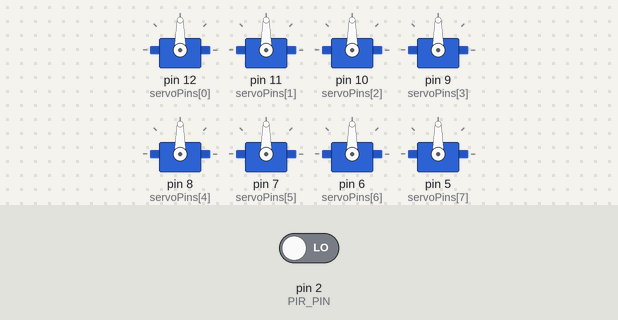
A sketch run on a simulated Arduino Uno, built with avr-gcc and run on an emulated ATmega328P. Parts: 8 × servo. Inputs (shaded band) come from the test bench; at power-on: pin 2 (PIR_PIN) LOW. Random numbers use the default seed unless the sketch sets one; what the sketch prints to the serial monitor is not drawn.

Above: at 2.2 s.
2.3 s: pin 2 (PIR_PIN) driven HIGH
At 2.45 s:
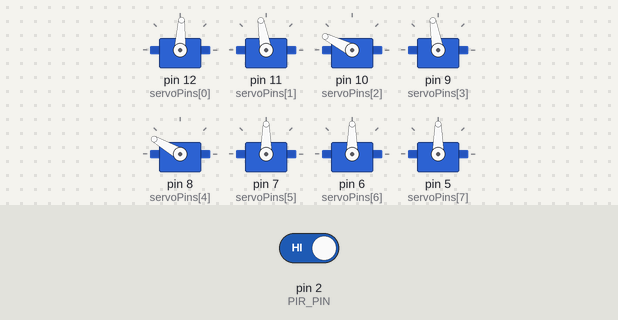
At 3.06 s:
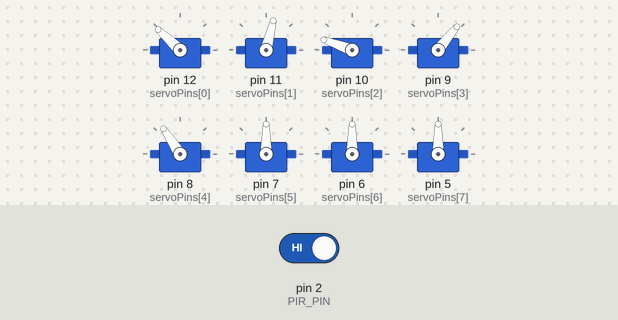
11.3 s: pin 2 (PIR_PIN) driven LOW
At 11.57 s:
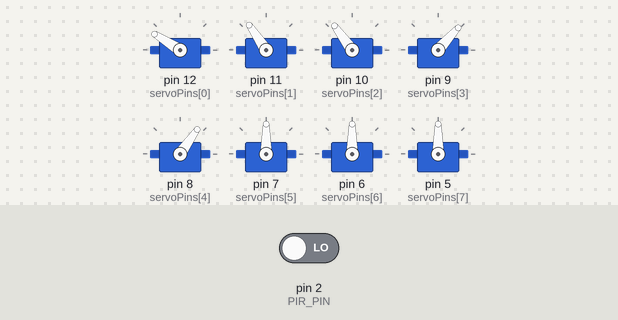
14.3 s: pin 2 (PIR_PIN) driven HIGH
17.3 s: pin 2 (PIR_PIN) driven LOW
20.3 s: pin 2 (PIR_PIN) driven HIGH
Timing chart, 0 to 29.3 s (numbered marks = the images above; inputs shaded):
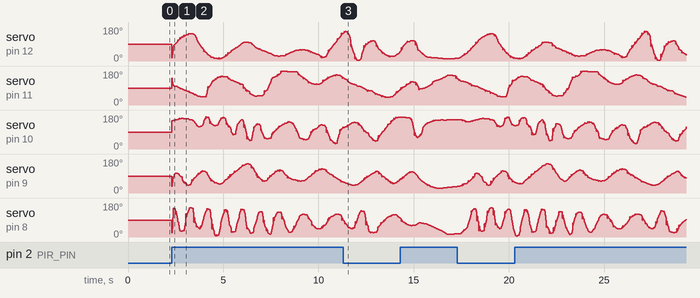

The sketch:

hand_markov_20260323_210533.ino
```cpp
/*
 * 8-Servo Hand Control - Markov Chain Phrase System
 * Generated: 2026-03-23 21:05:33
 * Phrases: 1
 * PIR Sensor: Enabled on pin 2
 *
 * This sketch uses Markov chains to randomly transition between
 * recorded movement phrases, creating organic, non-repetitive behavior.
 *
 * Hardware: 5 Finger Servos + 3 Arm Servos
 * Pin Mapping (reversed order):
 * Pin 12 -> Thumb (servo 0)
 * Pin 11 -> Index (servo 1)
 * Pin 10 -> Middle (servo 2)
 * Pin 9  -> Ring (servo 3)
 * Pin 8  -> Pinky (servo 4)
 * Pin 7  -> Shoulder (servo 5)
 * Pin 6  -> Elbow (servo 6)
 * Pin 5  -> Wrist (servo 7)
 */

#include <Servo.h>

// Servo objects
Servo servo[8];
int servoPins[8] = {12, 11, 10, 9, 8, 7, 6, 5};

// PIR Motion Sensor
const int PIR_PIN = 2;
const unsigned long MOTION_TIMEOUT = 5000; // milliseconds
bool motionDetected = false;
unsigned long lastMotionTime = 0;

// Phrase system
const int NUM_PHRASES = 1;
int currentPhrase = 0;
unsigned long phraseStartTime = 0;

// Transition probability matrix (stored as percentages 0-100)
// Each row represents probabilities of transitioning FROM that phrase TO others
const uint8_t transitionMatrix[NUM_PHRASES][NUM_PHRASES] PROGMEM = {
  {10} // From Phrase 0
};

// ===== PHRASE 0: Current Recording =====
const unsigned long phrase0_duration = 15770;
const int phrase0_layer0_count = 189;
const unsigned long phrase0_layer0_times[] PROGMEM = {11, 581, 643, 698, 750, 804, 893, 950, 1001, 1053, 1108, 1158, 1209, 1262, 1318, 1378, 1430, 1486, 1544, 1597, 1655, 1708, 1769, 1830, 1924, 1985, 2095, 2153, 2209, 2464, 2520, 2576, 2635, 2688, 2749, 2803, 2853, 2904, 2962, 3026, 3084, 3135, 3185, 3240, 3291, 3343, 3451, 3512, 3763, 3942, 3999, 4053, 4129, 4190, 4242, 4295, 4348, 4405, 4461, 4516, 4567, 4641, 4698, 4751, 4813, 4885, 4935, 4985, 5060, 5452, 5510, 5570, 5621, 5673, 5728, 5859, 5915, 5986, 6042, 6211, 6265, 6352, 6407, 6521, 6580, 6681, 6838, 7220, 7283, 7333, 7431, 7482, 7565, 7673, 7734, 7824, 8076, 8389, 8472, 8563, 8614, 8704, 8754, 8875, 8970, 9022, 9082, 9144, 9402, 9456, 9509, 9561, 9613, 9674, 9725, 9777, 9833, 9884, 9937, 9994, 10045, 10096, 10146, 10199, 10251, 10337, 10394, 10524, 10574, 10626, 10682, 10735, 10792, 10852, 10912, 10963, 11014, 11155, 11207, 11264, 11318, 11371, 11422, 11483, 11541, 11601, 11686, 11736, 11854, 11970, 12027, 12083, 12135, 12187, 12244, 12295, 12348, 12401, 12464, 12523, 12574, 12630, 12694, 13044, 13103, 13166, 13230, 13280, 13337, 13389, 13440, 13492, 13553, 13607, 13665, 13768, 13825, 14079, 14140, 14194, 14299, 14351, 14409, 14469, 14528, 14587, 14642, 14721, 15758};
const int phrase0_layer0_servo0[] PROGMEM = {12, 15, 18, 21, 25, 30, 33, 38, 42, 47, 52, 57, 62, 68, 76, 82, 86, 93, 98, 105, 113, 117, 123, 127, 130, 136, 139, 142, 145, 141, 135, 120, 108, 96, 87, 79, 73, 67, 60, 49, 45, 41, 34, 29, 26, 21, 18, 15, 12, 16, 20, 23, 26, 33, 38, 43, 47, 51, 58, 61, 65, 68, 72, 76, 81, 84, 91, 95, 99, 96, 88, 82, 79, 72, 68, 65, 62, 59, 54, 51, 47, 44, 41, 38, 32, 29, 26, 29, 32, 37, 40, 44, 47, 50, 54, 57, 60, 57, 54, 51, 47, 44, 40, 37, 34, 31, 27, 18, 24, 38, 48, 57, 63, 70, 80, 85, 91, 98, 105, 112, 118, 124, 132, 138, 146, 151, 157, 153, 142, 133, 100, 79, 54, 40, 26, 13, 3, 6, 11, 35, 50, 66, 80, 87, 91, 98, 101, 104, 107, 103, 88, 78, 66, 60, 57, 51, 45, 41, 37, 33, 30, 26, 23, 28, 35, 39, 43, 51, 56, 70, 78, 87, 92, 96, 101, 104, 108, 104, 85, 61, 58, 52, 48, 45, 38, 34, 28, 25, 23};
const int phrase0_layer1_count = 178;
const unsigned long phrase0_layer1_times[] PROGMEM = {1, 433, 490, 586, 638, 703, 882, 992, 1062, 1141, 1204, 1259, 1317, 1401, 1566, 1628, 1682, 1756, 1845, 1917, 1979, 2078, 2200, 2257, 2327, 2408, 2480, 2542, 2603, 2669, 2945, 3080, 3139, 3190, 3244, 3300, 3355, 3405, 3461, 3578, 3631, 3696, 3750, 3834, 4211, 4270, 4321, 4375, 4536, 4598, 4703, 4789, 4871, 5008, 5060, 5114, 5172, 5241, 5329, 5380, 5434, 5488, 5570, 5647, 6051, 6105, 6161, 6218, 6269, 6324, 6378, 6431, 6491, 6544, 6599, 6727, 6827, 6890, 6947, 7007, 7062, 7874, 7932, 8005, 8055, 8111, 8197, 8247, 8308, 8362, 8414, 8472, 8529, 8579, 8672, 8882, 9107, 9163, 9215, 9273, 9354, 9407, 9484, 9534, 9615, 9718, 9775, 9874, 10128, 10184, 10245, 10304, 10373, 10435, 10490, 10551, 10602, 10656, 10755, 10884, 10968, 11019, 11244, 11306, 11367, 11430, 11480, 11556, 11821, 11877, 11929, 11981, 12070, 12133, 12229, 12325, 12415, 12508, 12862, 12917, 12977, 13032, 13086, 13144, 13194, 13249, 13312, 13373, 13447, 13506, 13561, 13617, 13668, 13748, 13804, 13871, 14106, 14162, 14213, 14267, 14323, 14421, 14513, 14571, 14845, 14952, 15004, 15155, 15206, 15267, 15344, 15396, 15453, 15508, 15565, 15629, 15699, 15741};
const int phrase0_layer1_servo1[] PROGMEM = {158, 155, 141, 135, 130, 127, 123, 120, 117, 114, 111, 106, 103, 100, 97, 94, 91, 87, 84, 81, 77, 74, 71, 66, 63, 60, 57, 54, 49, 46, 43, 46, 67, 87, 97, 105, 112, 123, 130, 134, 139, 143, 148, 151, 148, 142, 139, 131, 128, 123, 120, 116, 112, 109, 97, 90, 81, 76, 73, 65, 59, 54, 50, 47, 50, 57, 66, 75, 79, 85, 98, 112, 127, 140, 146, 150, 154, 159, 164, 170, 178, 175, 165, 160, 155, 149, 145, 140, 136, 132, 127, 122, 119, 116, 112, 109, 113, 118, 123, 131, 134, 138, 141, 146, 150, 153, 156, 159, 156, 151, 148, 141, 138, 135, 132, 123, 119, 115, 112, 109, 106, 99, 96, 91, 88, 85, 81, 77, 74, 68, 64, 60, 57, 54, 51, 48, 45, 41, 44, 48, 54, 60, 65, 70, 74, 79, 82, 92, 95, 98, 101, 106, 111, 114, 118, 122, 119, 106, 98, 87, 78, 75, 72, 69, 66, 70, 88, 85, 80, 77, 74, 69, 66, 63, 60, 57, 54, 52};
const int phrase0_layer2_count = 212;
const unsigned long phrase0_layer2_times[] PROGMEM = {4, 373, 583, 778, 847, 979, 1047, 1099, 1155, 1208, 1261, 1329, 1382, 1444, 1500, 1635, 1700, 1766, 1818, 1873, 1924, 1992, 2049, 2110, 2276, 2339, 2400, 2459, 2521, 2574, 2635, 2687, 2746, 2808, 2869, 3045, 3101, 3160, 3221, 3278, 3352, 3408, 3469, 3531, 3609, 3713, 3783, 3959, 4021, 4091, 4158, 4209, 4269, 4339, 4407, 4459, 4515, 4570, 4631, 4692, 4742, 4804, 4861, 4929, 4988, 5070, 5141, 5197, 5412, 5472, 5535, 5594, 5664, 5722, 5790, 5843, 5910, 5973, 6047, 6103, 6263, 6318, 6383, 6436, 6498, 6555, 6621, 6673, 6735, 6788, 6850, 6939, 7119, 7181, 7234, 7298, 7352, 7417, 7475, 7546, 7671, 7908, 8019, 8259, 8316, 8381, 8435, 8497, 8553, 8617, 8667, 8730, 8782, 8838, 8892, 9002, 9066, 9121, 9392, 9446, 9511, 9562, 9627, 9722, 9783, 9835, 9894, 9980, 10044, 10104, 10175, 10237, 10347, 10403, 10484, 10548, 10703, 10779, 10984, 11066, 11133, 11192, 11258, 11313, 11369, 11419, 11472, 11531, 11584, 11677, 11734, 11801, 11868, 11942, 12005, 12071, 12168, 12221, 12271, 12326, 12379, 12431, 12481, 12535, 12586, 12646, 12705, 12763, 12824, 12880, 13078, 13132, 13182, 13233, 13289, 13343, 13404, 13456, 13507, 13557, 13609, 13668, 13725, 13783, 13851, 14007, 14064, 14118, 14169, 14225, 14276, 14327, 14379, 14442, 14522, 14575, 14625, 14699, 14780, 14849, 14901, 14959, 15013, 15067, 15157, 15214, 15287, 15395, 15501, 15562, 15698, 15762};
const int phrase0_layer2_servo3[] PROGMEM = {30, 33, 36, 40, 47, 50, 55, 60, 64, 70, 75, 80, 87, 102, 105, 102, 93, 87, 84, 63, 58, 55, 50, 40, 45, 61, 69, 78, 84, 90, 96, 99, 105, 110, 117, 113, 109, 100, 89, 76, 71, 64, 60, 56, 53, 50, 47, 52, 61, 68, 73, 77, 80, 86, 96, 99, 105, 109, 114, 118, 121, 128, 133, 138, 144, 147, 150, 156, 151, 144, 133, 126, 110, 103, 94, 84, 77, 72, 68, 62, 66, 73, 80, 86, 92, 98, 102, 106, 112, 115, 119, 122, 116, 104, 98, 94, 88, 81, 78, 75, 70, 66, 63, 67, 70, 76, 81, 86, 89, 95, 101, 104, 109, 114, 118, 121, 126, 129, 122, 112, 105, 101, 98, 94, 88, 85, 81, 76, 72, 68, 64, 59, 56, 53, 50, 47, 44, 41, 44, 47, 51, 57, 61, 65, 70, 75, 80, 83, 88, 93, 98, 102, 105, 109, 113, 116, 110, 103, 96, 91, 87, 84, 81, 77, 72, 67, 62, 59, 54, 50, 54, 58, 62, 68, 73, 76, 79, 83, 89, 94, 98, 103, 107, 110, 113, 109, 104, 98, 92, 86, 80, 76, 70, 67, 64, 60, 56, 53, 49, 46, 40, 36, 31, 28, 25, 19, 16, 13, 10, 7, 3, 2};
const int phrase0_layer3_count = 200;
const unsigned long phrase0_layer3_times[] PROGMEM = {20, 777, 874, 939, 998, 1279, 1335, 1427, 1586, 1684, 1794, 2167, 2234, 2409, 2462, 2520, 2583, 2645, 2697, 2850, 2907, 2963, 3014, 3073, 3130, 3230, 3284, 3336, 3386, 3438, 3490, 3712, 3766, 3817, 3872, 3969, 4102, 4154, 4204, 4265, 4317, 4373, 4425, 4493, 4625, 4679, 4736, 4786, 4840, 4897, 4975, 5031, 5083, 5136, 5189, 5241, 5300, 5355, 5474, 5531, 5584, 5639, 5694, 5745, 5894, 5950, 6003, 6054, 6105, 6159, 6214, 6270, 6489, 6546, 6598, 6656, 6706, 6759, 6814, 6865, 6915, 6971, 7035, 7088, 7161, 7212, 7373, 7427, 7609, 7660, 7712, 7763, 7814, 7871, 7921, 7973, 8040, 8195, 8288, 8477, 8533, 8584, 8640, 8697, 8748, 8800, 8893, 8946, 9001, 9062, 9113, 9312, 9363, 9414, 9468, 9520, 9571, 9621, 9672, 9723, 9774, 9852, 9952, 10006, 10057, 10109, 10161, 10218, 10271, 10337, 10402, 10499, 10555, 10626, 10679, 10737, 10826, 11095, 11149, 11203, 11257, 11312, 11368, 11455, 11508, 11568, 11626, 11682, 11734, 11786, 11858, 11914, 11967, 12097, 12147, 12202, 12254, 12309, 12360, 12416, 12468, 12521, 12571, 12627, 12679, 12734, 12785, 12840, 12895, 12945, 13001, 13062, 13196, 13742, 13830, 13881, 13935, 13985, 14037, 14090, 14150, 14343, 14400, 14450, 14503, 14561, 14618, 14701, 14755, 14842, 14902, 14957, 15021, 15132, 15220, 15537, 15594, 15654, 15710, 15760};
const int phrase0_layer3_servo2[] PROGMEM = {156, 153, 150, 147, 144, 147, 150, 153, 156, 159, 162, 158, 155, 152, 147, 137, 127, 121, 118, 122, 126, 144, 158, 163, 170, 166, 148, 137, 133, 128, 123, 127, 143, 153, 164, 167, 163, 140, 131, 123, 119, 109, 91, 76, 79, 104, 133, 138, 145, 151, 157, 149, 138, 116, 85, 75, 54, 44, 48, 80, 108, 119, 126, 134, 129, 119, 96, 81, 67, 60, 57, 54, 58, 72, 82, 90, 96, 99, 106, 112, 115, 121, 124, 128, 132, 136, 139, 143, 139, 135, 123, 111, 102, 95, 80, 62, 56, 52, 49, 54, 71, 80, 92, 96, 102, 106, 109, 114, 121, 124, 129, 124, 116, 109, 90, 73, 60, 50, 46, 40, 33, 29, 32, 50, 72, 90, 103, 107, 111, 114, 117, 120, 127, 130, 135, 138, 141, 138, 129, 122, 117, 109, 96, 93, 88, 85, 80, 64, 61, 56, 52, 46, 42, 46, 57, 70, 78, 84, 93, 97, 103, 110, 117, 126, 131, 134, 140, 148, 153, 156, 162, 165, 168, 165, 162, 156, 132, 103, 95, 72, 60, 64, 72, 94, 108, 116, 123, 126, 130, 133, 136, 139, 142, 146, 149, 145, 123, 111, 87, 48};
const int phrase0_layer4_count = 217;
const unsigned long phrase0_layer4_times[] PROGMEM = {5, 689, 745, 796, 847, 904, 963, 1019, 1071, 1125, 1183, 1234, 1286, 1337, 1393, 1482, 1533, 1591, 1649, 1706, 1798, 1934, 1986, 2036, 2094, 2144, 2199, 2255, 2400, 2458, 2516, 2571, 2626, 2677, 2727, 2802, 2853, 2910, 2964, 3014, 3068, 3121, 3174, 3287, 3343, 3398, 3449, 3502, 3559, 3623, 3755, 3813, 3872, 3930, 3987, 4038, 4089, 4154, 4209, 4260, 4316, 4370, 4429, 4485, 4599, 4651, 4702, 4758, 4808, 4863, 4914, 4974, 5085, 5141, 5191, 5243, 5294, 5349, 5400, 5558, 5613, 5671, 5730, 5780, 5832, 5884, 6036, 6089, 6141, 6195, 6248, 6304, 6355, 6413, 6513, 6568, 6619, 6675, 6728, 6782, 6842, 7026, 7076, 7126, 7181, 7232, 7289, 7339, 7392, 7447, 7593, 7650, 7704, 7758, 7809, 7868, 7926, 7980, 8031, 8084, 8164, 8390, 8446, 8496, 8547, 8600, 8652, 8710, 8760, 8816, 8875, 8952, 9167, 9217, 9273, 9328, 9379, 9431, 9482, 9532, 9584, 9635, 9696, 9769, 9832, 9884, 10166, 10226, 10279, 10330, 10386, 10437, 10490, 10566, 10630, 10681, 10799, 10877, 10934, 10987, 11040, 11090, 11149, 11201, 11380, 11433, 11485, 11538, 11595, 11649, 11717, 11846, 12043, 12099, 12156, 12207, 12260, 12313, 12367, 12420, 12472, 12527, 12584, 12639, 12704, 12806, 12862, 12979, 13097, 13147, 13202, 13277, 13334, 13393, 13446, 13547, 13599, 13652, 13725, 13829, 14090, 14145, 14212, 14264, 14326, 14428, 14502, 14660, 14717, 15068, 15149, 15346, 15404, 15462, 15676, 15750, 15763};
const int phrase0_layer4_servo4[] PROGMEM = {14, 18, 23, 29, 35, 38, 46, 51, 64, 82, 102, 127, 138, 146, 152, 148, 124, 87, 75, 33, 30, 35, 71, 94, 123, 136, 152, 156, 151, 119, 78, 64, 54, 50, 44, 48, 58, 84, 102, 118, 135, 144, 149, 143, 105, 85, 45, 27, 8, 5, 11, 43, 74, 102, 121, 134, 144, 147, 133, 112, 63, 55, 31, 26, 29, 35, 67, 87, 102, 128, 143, 146, 142, 120, 64, 51, 44, 36, 20, 24, 49, 69, 88, 104, 125, 135, 132, 99, 77, 51, 47, 34, 20, 13, 18, 50, 76, 102, 109, 124, 132, 129, 116, 97, 86, 69, 50, 41, 32, 24, 28, 40, 45, 57, 68, 82, 94, 106, 113, 117, 121, 116, 100, 97, 91, 84, 70, 61, 55, 50, 46, 43, 47, 53, 60, 64, 68, 76, 84, 94, 101, 106, 110, 113, 116, 121, 118, 105, 90, 86, 77, 69, 61, 52, 49, 43, 46, 50, 67, 80, 101, 112, 127, 138, 135, 115, 98, 65, 56, 29, 26, 23, 26, 45, 55, 61, 70, 75, 79, 85, 88, 96, 103, 106, 109, 112, 116, 119, 116, 110, 105, 101, 94, 84, 78, 75, 70, 66, 63, 60, 63, 68, 72, 79, 82, 85, 88, 92, 95, 98, 101, 104, 111, 114, 117, 120, 120};
int phrase0_layer_indices[5];

void setup() {
  Serial.begin(9600);

  // Attach servos
  for(int i = 0; i < 8; i++) {
    servo[i].attach(servoPins[i]);
    servo[i].write(90);
  }

  // Setup PIR sensor
  pinMode(PIR_PIN, INPUT);
  Serial.println("PIR Motion Sensor enabled on pin 2");

  delay(1000);
  randomSeed(analogRead(A0)); // Seed random from floating analog pin
  Serial.println("Markov Chain Hand Control Ready");
  Serial.print("Phrases loaded: ");
  Serial.println(NUM_PHRASES);

  phraseStartTime = millis();
}

int selectNextPhrase(int currentPhrase) {
  // Read transition probabilities for current phrase from PROGMEM
  int randVal = random(100); // 0-99
  int cumulative = 0;

  for(int i = 0; i < NUM_PHRASES; i++) {
    cumulative += pgm_read_byte(&transitionMatrix[currentPhrase][i]);
    if(randVal < cumulative) {
      return i;
    }
  }

  return 0; // Fallback
}

void loop() {
  // Check PIR sensor
  if(digitalRead(PIR_PIN) == HIGH) {
    motionDetected = true;
    lastMotionTime = millis();
  }

  // Check motion timeout
  if(motionDetected && (millis() - lastMotionTime > MOTION_TIMEOUT)) {
    motionDetected = false;
    Serial.println("No motion detected - pausing");
    // Return to center position
    for(int i = 0; i < 8; i++) {
      servo[i].write(90);
    }
    delay(100);
    return;
  }

  // Only play phrases if motion detected
  if(!motionDetected) {
    delay(100);
    return;
  }

  unsigned long elapsed = millis() - phraseStartTime;
  unsigned long phraseDuration = 0;

  // Get current phrase duration
  switch(currentPhrase) {
    case 0: phraseDuration = phrase0_duration; break;
  }

  // Check if phrase is complete
  if(elapsed >= phraseDuration) {
    // Transition to next phrase using Markov chain
    int nextPhrase = selectNextPhrase(currentPhrase);

    Serial.print("Phrase ");
    Serial.print(currentPhrase);
    Serial.print(" complete. Transitioning to phrase ");
    Serial.println(nextPhrase);

    currentPhrase = nextPhrase;
    phraseStartTime = millis();
    elapsed = 0;

    // Reset all layer indices for new phrase
    if(currentPhrase == 0) { for(int i = 0; i < 5; i++) phrase0_layer_indices[i] = 0; }
  }

  // Play current phrase
  playPhrase(currentPhrase, elapsed);

  delay(5); // 200Hz update rate
}

void playPhrase(int phraseNum, unsigned long elapsed) {
  switch(phraseNum) {
    case 0:
      playPhrase0(elapsed);
      break;
  }
}

void playPhrase0(unsigned long elapsed) {
  unsigned long blendZone = phrase0_duration / 10;
  bool isBlending = elapsed >= (phrase0_duration - blendZone);
  float blendFactor = isBlending ? (float)(elapsed - (phrase0_duration - blendZone)) / blendZone : 0;

  // Layer 0
  if(phrase0_layer_indices[0] < phrase0_layer0_count - 1) {
    unsigned long currentTime = pgm_read_dword(&phrase0_layer0_times[phrase0_layer_indices[0]]);
    unsigned long nextTime = pgm_read_dword(&phrase0_layer0_times[phrase0_layer_indices[0] + 1]);

    if(elapsed >= nextTime) {
      phrase0_layer_indices[0]++;
    }

    float factor = (elapsed >= currentTime && nextTime > currentTime) ? (float)(elapsed - currentTime) / (nextTime - currentTime) : 0;
    if(factor > 1.0) factor = 1.0;

    // Servo 0
    int curr0 = pgm_read_word(&phrase0_layer0_servo0[phrase0_layer_indices[0]]);
    int next0 = pgm_read_word(&phrase0_layer0_servo0[phrase0_layer_indices[0] + 1]);
    int start0 = pgm_read_word(&phrase0_layer0_servo0[0]);
    if(curr0 != -1 && next0 != -1) {
      int interpolated = curr0 + (int)((next0 - curr0) * factor);
      if(isBlending && start0 != -1) {
        interpolated = interpolated * (1.0 - blendFactor) + start0 * blendFactor;
      }
      servo[0].write(interpolated);
    }

  }

  // Layer 1
  if(phrase0_layer_indices[1] < phrase0_layer1_count - 1) {
    unsigned long currentTime = pgm_read_dword(&phrase0_layer1_times[phrase0_layer_indices[1]]);
    unsigned long nextTime = pgm_read_dword(&phrase0_layer1_times[phrase0_layer_indices[1] + 1]);

    if(elapsed >= nextTime) {
      phrase0_layer_indices[1]++;
    }

    float factor = (elapsed >= currentTime && nextTime > currentTime) ? (float)(elapsed - currentTime) / (nextTime - currentTime) : 0;
    if(factor > 1.0) factor = 1.0;

    // Servo 1
    int curr1 = pgm_read_word(&phrase0_layer1_servo1[phrase0_layer_indices[1]]);
    int next1 = pgm_read_word(&phrase0_layer1_servo1[phrase0_layer_indices[1] + 1]);
    int start1 = pgm_read_word(&phrase0_layer1_servo1[0]);
    if(curr1 != -1 && next1 != -1) {
      int interpolated = curr1 + (int)((next1 - curr1) * factor);
      if(isBlending && start1 != -1) {
        interpolated = interpolated * (1.0 - blendFactor) + start1 * blendFactor;
      }
      servo[1].write(interpolated);
    }

  }

  // Layer 2
  if(phrase0_layer_indices[2] < phrase0_layer2_count - 1) {
    unsigned long currentTime = pgm_read_dword(&phrase0_layer2_times[phrase0_layer_indices[2]]);
    unsigned long nextTime = pgm_read_dword(&phrase0_layer2_times[phrase0_layer_indices[2] + 1]);

    if(elapsed >= nextTime) {
      phrase0_layer_indices[2]++;
    }

    float factor = (elapsed >= currentTime && nextTime > currentTime) ? (float)(elapsed - currentTime) / (nextTime - currentTime) : 0;
    if(factor > 1.0) factor = 1.0;

    // Servo 3
    int curr3 = pgm_read_word(&phrase0_layer2_servo3[phrase0_layer_indices[2]]);
    int next3 = pgm_read_word(&phrase0_layer2_servo3[phrase0_layer_indices[2] + 1]);
    int start3 = pgm_read_word(&phrase0_layer2_servo3[0]);
    if(curr3 != -1 && next3 != -1) {
      int interpolated = curr3 + (int)((next3 - curr3) * factor);
      if(isBlending && start3 != -1) {
        interpolated = interpolated * (1.0 - blendFactor) + start3 * blendFactor;
      }
      servo[3].write(interpolated);
    }

  }

  // Layer 3
  if(phrase0_layer_indices[3] < phrase0_layer3_count - 1) {
    unsigned long currentTime = pgm_read_dword(&phrase0_layer3_times[phrase0_layer_indices[3]]);
    unsigned long nextTime = pgm_read_dword(&phrase0_layer3_times[phrase0_layer_indices[3] + 1]);

    if(elapsed >= nextTime) {
      phrase0_layer_indices[3]++;
    }

    float factor = (elapsed >= currentTime && nextTime > currentTime) ? (float)(elapsed - currentTime) / (nextTime - currentTime) : 0;
    if(factor > 1.0) factor = 1.0;

    // Servo 2
    int curr2 = pgm_read_word(&phrase0_layer3_servo2[phrase0_layer_indices[3]]);
    int next2 = pgm_read_word(&phrase0_layer3_servo2[phrase0_layer_indices[3] + 1]);
    int start2 = pgm_read_word(&phrase0_layer3_servo2[0]);
    if(curr2 != -1 && next2 != -1) {
      int interpolated = curr2 + (int)((next2 - curr2) * factor);
      if(isBlending && start2 != -1) {
        interpolated = interpolated * (1.0 - blendFactor) + start2 * blendFactor;
      }
      servo[2].write(interpolated);
    }

  }

  // Layer 4
  if(phrase0_layer_indices[4] < phrase0_layer4_count - 1) {
    unsigned long currentTime = pgm_read_dword(&phrase0_layer4_times[phrase0_layer_indices[4]]);
    unsigned long nextTime = pgm_read_dword(&phrase0_layer4_times[phrase0_layer_indices[4] + 1]);

    if(elapsed >= nextTime) {
      phrase0_layer_indices[4]++;
    }

    float factor = (elapsed >= currentTime && nextTime > currentTime) ? (float)(elapsed - currentTime) / (nextTime - currentTime) : 0;
    if(factor > 1.0) factor = 1.0;

    // Servo 4
    int curr4 = pgm_read_word(&phrase0_layer4_servo4[phrase0_layer_indices[4]]);
    int next4 = pgm_read_word(&phrase0_layer4_servo4[phrase0_layer_indices[4] + 1]);
    int start4 = pgm_read_word(&phrase0_layer4_servo4[0]);
    if(curr4 != -1 && next4 != -1) {
      int interpolated = curr4 + (int)((next4 - curr4) * factor);
      if(isBlending && start4 != -1) {
        interpolated = interpolated * (1.0 - blendFactor) + start4 * blendFactor;
      }
      servo[4].write(interpolated);
    }

  }

}
```
